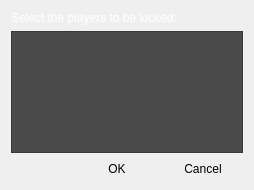
<?xml version="1.0" encoding="UTF-8"?>
<ui version="4.0">
 <class>KickDialog</class>
 <widget class="QDialog" name="KickDialog">
  <property name="geometry">
   <rect>
    <x>0</x>
    <y>0</y>
    <width>254</width>
    <height>190</height>
   </rect>
  </property>
  <property name="windowTitle">
   <string>Kick players</string>
  </property>
  <property name="styleSheet">
   <string notr="true">#KickDialog {
	background:url(:/images/background_connection.png);
	width:200%;
}
#KickDialog QLabel{
	color:white;
}

#KickDialog QPushButton {
background:url(:/images/btn.png) transparent no-repeat;
border:0px;
width:80px;
height:20px;
}
#KickDialog QPushButton:hover {
background:url(:/images/btn_hover.png) transparent no-repeat;
border:0;
width:70px;
height:25px;
}
#KickDialog QPushButton:pressed {
background:url(:/images/btn_hover.png) transparent no-repeat;
border:0;
width:70px;
height:25px;
}
#KickDialog QListWidget{
background-color:#4a4a4a;
color:white;
}</string>
  </property>
  <layout class="QVBoxLayout" name="verticalLayout">
   <item>
    <widget class="QLabel" name="label">
     <property name="text">
      <string>Select the players to be kicked:</string>
     </property>
    </widget>
   </item>
   <item>
    <widget class="QListWidget" name="listWidget"/>
   </item>
   <item>
    <widget class="QDialogButtonBox" name="buttonBox">
     <property name="orientation">
      <enum>Qt::Horizontal</enum>
     </property>
     <property name="standardButtons">
      <set>QDialogButtonBox::Cancel|QDialogButtonBox::Ok</set>
     </property>
    </widget>
   </item>
  </layout>
 </widget>
 <resources>
  <include location="app.qrc"/>
 </resources>
 <connections>
  <connection>
   <sender>buttonBox</sender>
   <signal>accepted()</signal>
   <receiver>KickDialog</receiver>
   <slot>accept()</slot>
   <hints>
    <hint type="sourcelabel">
     <x>248</x>
     <y>254</y>
    </hint>
    <hint type="destinationlabel">
     <x>157</x>
     <y>274</y>
    </hint>
   </hints>
  </connection>
  <connection>
   <sender>buttonBox</sender>
   <signal>rejected()</signal>
   <receiver>KickDialog</receiver>
   <slot>reject()</slot>
   <hints>
    <hint type="sourcelabel">
     <x>316</x>
     <y>260</y>
    </hint>
    <hint type="destinationlabel">
     <x>286</x>
     <y>274</y>
    </hint>
   </hints>
  </connection>
 </connections>
</ui>
